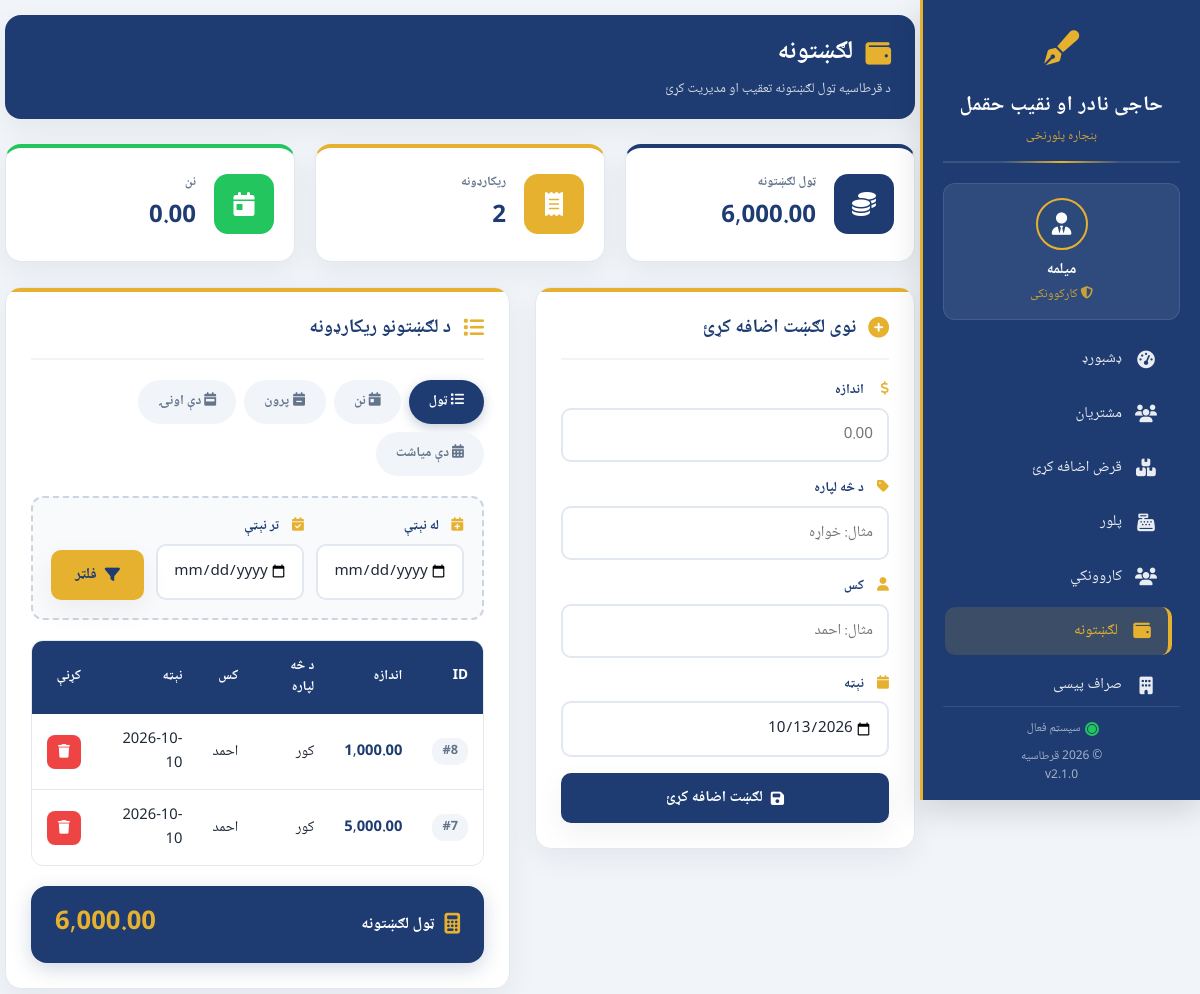
The page /expenses.php on the database as committed earlier.
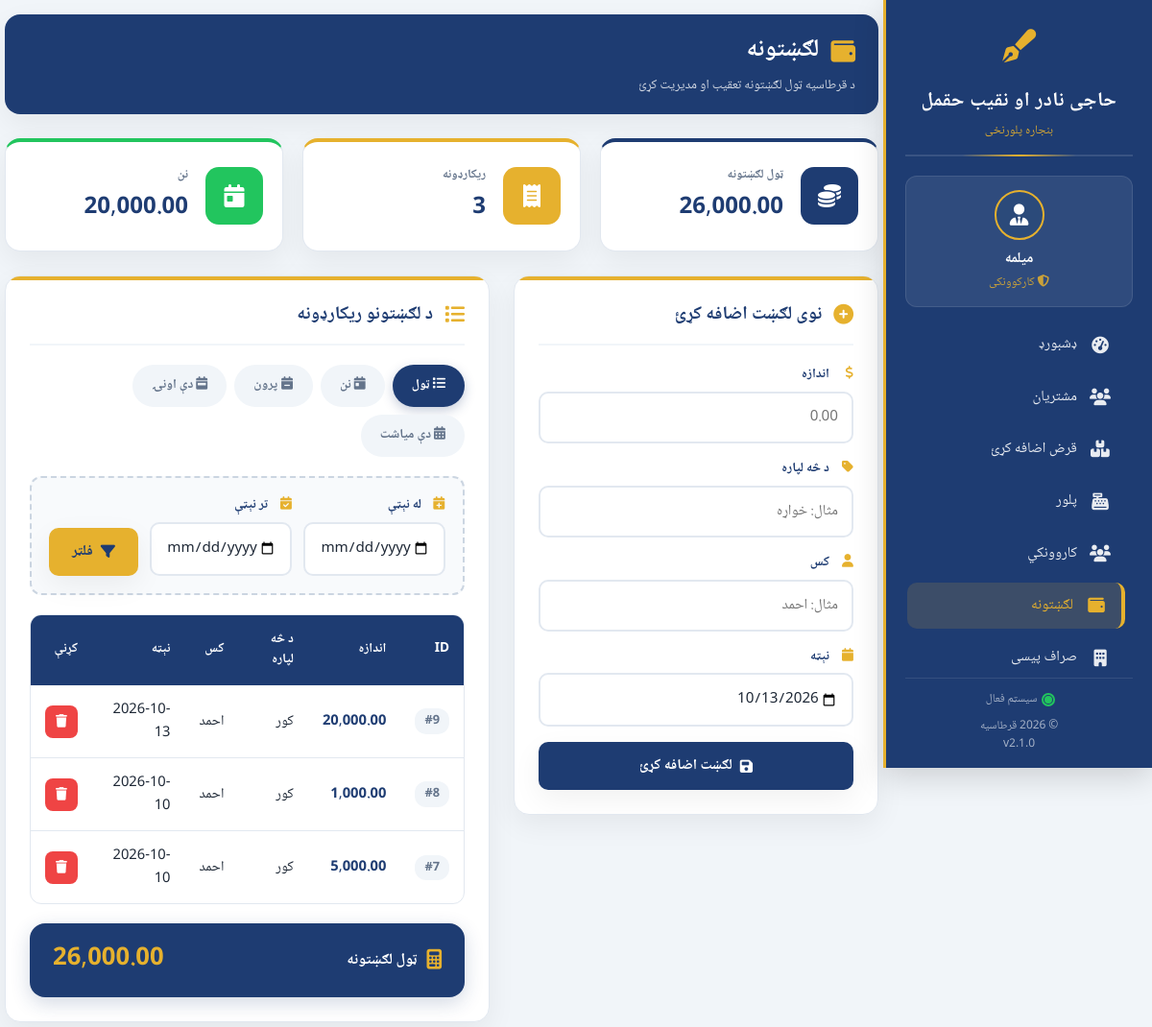
The same page on the database as committed later.
### tables this page shows
CREATE TABLE `expenses` (
  `id` int(11) NOT NULL AUTO_INCREMENT,
  `amount` decimal(10,2) NOT NULL,
  `used_for` varchar(255) NOT NULL,
  `person` varchar(100) NOT NULL,
  `expense_date` date NOT NULL,
  PRIMARY KEY (`id`)
);

### expenses.php (the view, shortened to what the changed rows need)
<?php
include "db.php";
$where = "";
$sql = "SELECT * FROM expenses
        $where
        ORDER BY id DESC";
$result = mysqli_query($conn, $sql);
$total_sql = "SELECT SUM(amount) AS total
              FROM expenses
              $where";
$total_result = mysqli_query($conn, $total_sql);
$total_data = mysqli_fetch_assoc($total_result);
$total = $total_data['total'] ?? 0;
$count_sql = "SELECT COUNT(*) AS cnt FROM expenses $where";
$count_result = mysqli_query($conn, $count_sql);
$count_data = mysqli_fetch_assoc($count_result);
$expense_count = $count_data['cnt'] ?? 0;
$today_sql = "SELECT SUM(amount) AS today_total FROM expenses WHERE expense_date = CURDATE()";
$today_result = mysqli_query($conn, $today_sql);
$today_data = mysqli_fetch_assoc($today_result);
$today_total = $today_data['today_total'] ?? 0;
?>
<!DOCTYPE html>
<html lang="ps" dir="rtl">
<head>
    <link rel="stylesheet" href="https://cdnjs.cloudflare.com/ajax/libs/font-awesome/6.4.0/css/all.min.css">
</head>
<body>
<?php include 'sidebar.php'; ?>
<div class="main-content">
    <div class="page-header">
        <div>
            <h1><i class="fas fa-wallet"></i> لګښتونه</h1>
        </div>
    </div>
    <div class="stats-grid">
        <div class="stat-card">
            <div class="stat-info">
                <h3>ټول لګښتونه</h3>
                <p><?php echo number_format($total, 2); ?></p>
            </div>
        </div>
        <div class="stat-card">
            <div class="stat-info">
                <h3>ریکارډونه</h3>
                <p><?php echo $expense_count; ?></p>
            </div>
        </div>
        <div class="stat-card">
            <div class="stat-info">
                <h3>نن</h3>
                <p><?php echo number_format($today_total, 2); ?></p>
            </div>
        </div>
    </div>
    <div class="content-grid">
        <div class="card">
            <div class="card-header">
                <h2>نوی لګښت اضافه کړئ</h2>
            </div>
        </div>
        <div class="card">
            <div class="card-header">
                <h2>د لګښتونو ریکارډونه</h2>
            </div>
            <div class="table-wrapper">
                <table>
                    <thead>
                        <tr>
                            <th>ID</th>
                            <th>اندازه</th>
                            <th>د څه لپاره</th>
                            <th>کس</th>
                            <th>نېټه</th>
                            <th>کړنې</th>
                        </tr>
                    </thead>
                    <tbody>
                        <?php if (mysqli_num_rows($result) > 0): ?>
                            <?php while ($row = mysqli_fetch_assoc($result)): ?>
                                <tr>
                                    <td><span class="id-badge">#<?php echo $row['id']; ?></span></td>
                                    <td class="amount-cell"><?php echo number_format($row['amount'], 2); ?></td>
                                    <td><?php echo htmlspecialchars($row['used_for']); ?></td>
                                    <td><?php echo htmlspecialchars($row['person']); ?></td>
                                    <td><?php echo htmlspecialchars($row['expense_date']); ?></td>
                                    <td>
                                        <a href="?delete_id=<?php echo $row['id']; ?>"
                                           class="btn-delete"
                                           title="ړنګول"
                                           onclick="return confirm('ایا تاسو ډاډه یاست چې دا لګښت ړنګ کړئ؟');">
                                            <i class="fas fa-trash"></i>
                                        </a>
                                    </td>
                                </tr>
                            <?php endwhile; ?>
                        <?php endif; ?>
                    </tbody>
                </table>
            </div>
            <div class="total-footer">
                <div class="total-label">
                    <i class="fas fa-calculator"></i>
                    ټول لګښتونه
                </div>
                <div class="total-value">
                    <?php echo number_format($total, 2); ?>
                </div>
            </div>
        </div>
    </div>
</div>
</body>
</html>

Rows that differ between the two databases and show on the page:
added expenses: id "9", amount "20,000.00", used_for "کور", person "احمد", expense_date "2026-10-13"
Other text that changed with them:
$total: "6,000.00" → "26,000.00"
$expense_count: "2" → "3"
$today_total: "0.00" → "20,000.00"
